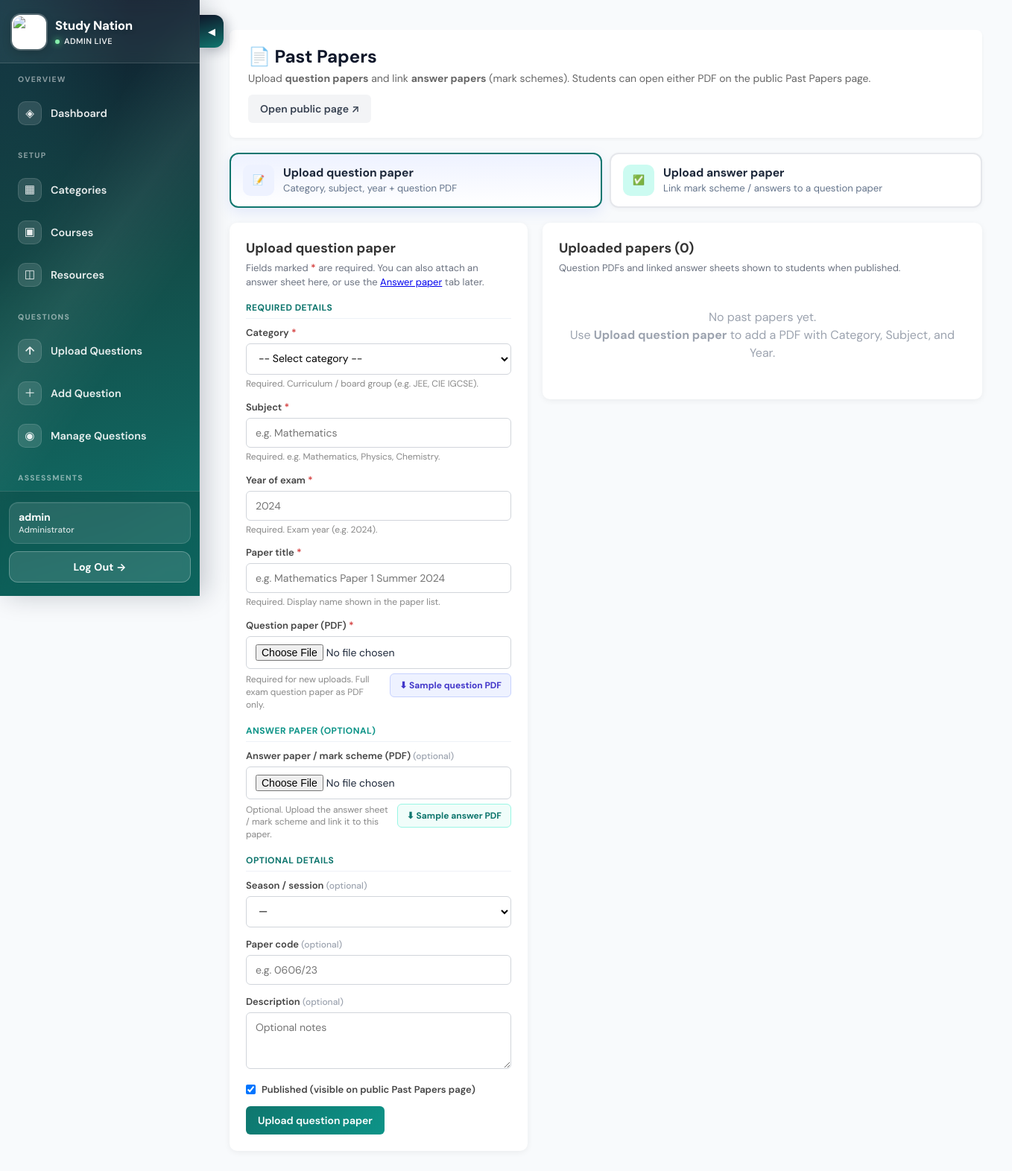
Before: /admin-panel/manage-past-papers/ (signed in) with the older database file.
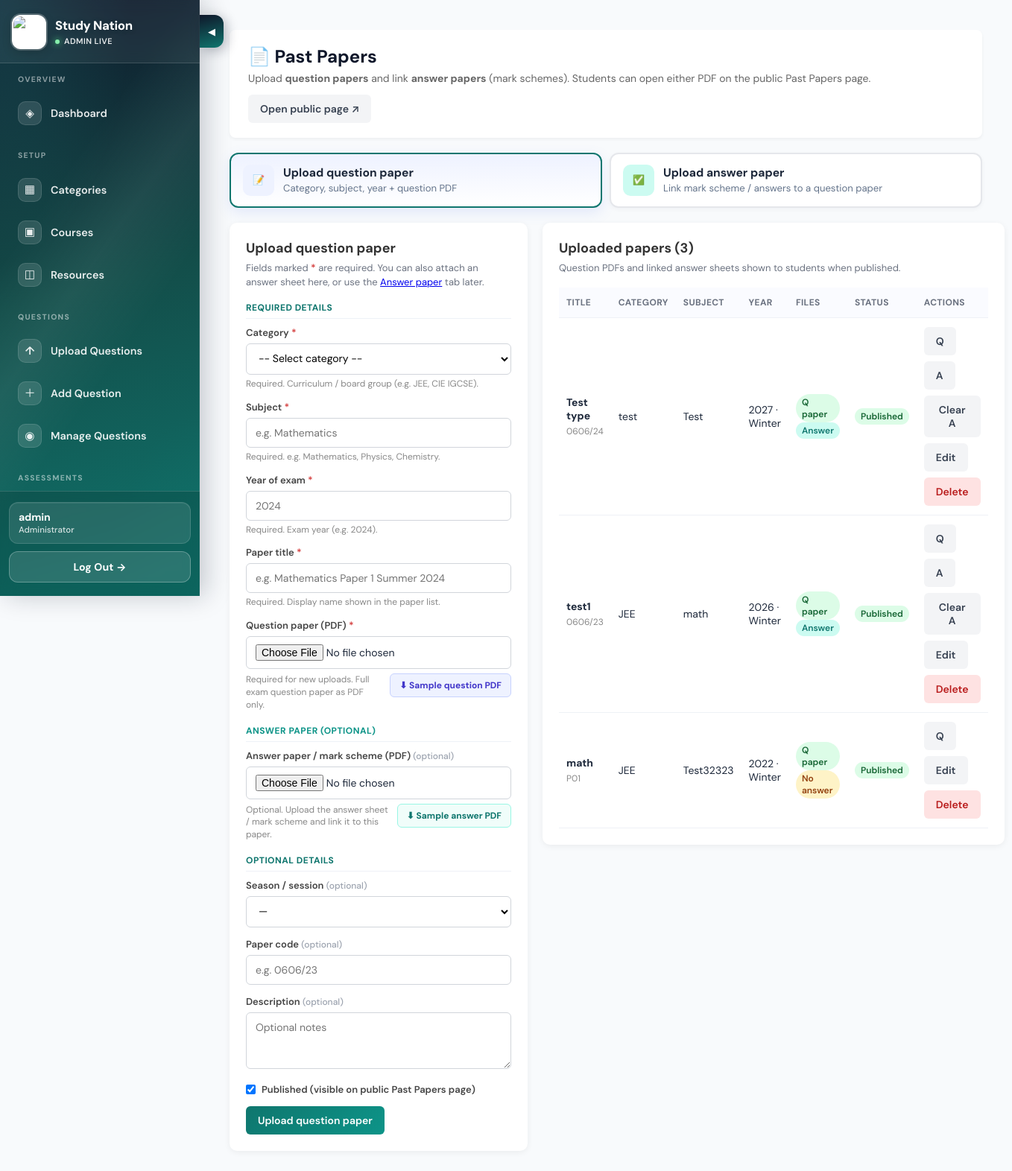
After: the same page with the newer database file.
### courses/models.py (models this page shows, shortened)
class PastPaper(models.Model):
    SEASON_CHOICES = [
        ("", "—"),
        ("summer", "Summer"),
        ("winter", "Winter"),
        ("specimen", "Specimen"),
        ("march", "March"),
        ("june", "June"),
        ("november", "November"),
    ]
    title = models.CharField(
        max_length=255,
        help_text="Display name, e.g. 'Mathematics 0606/23 Summer 2024'",
    )
    category = models.ForeignKey(
        CourseCategory,
        on_delete=models.PROTECT,
        related_name="past_papers",
        help_text="Category / curriculum (e.g. JEE, CIE IGCSE)",
    )
    subject = models.CharField(
        max_length=150,
        help_text="Subject name, e.g. Mathematics, Physics",
        db_index=True,
    )
    year = models.PositiveIntegerField(db_index=True, help_text="Exam year, e.g. 2024")
    season = models.CharField(
        max_length=20, choices=SEASON_CHOICES, blank=True, default=""
    )
    paper_code = models.CharField(
        max_length=50,
        blank=True,
        help_text="Optional code, e.g. 0606/23",
    )
    pdf = models.FileField(
        upload_to="past_papers/",
        validators=[FileExtensionValidator(allowed_extensions=["pdf"])],
        help_text="Full exam question paper PDF",
    )
    answer_pdf = models.FileField(
        upload_to="past_papers/answers/",
        blank=True,
        null=True,
        validators=[FileExtensionValidator(allowed_extensions=["pdf"])],
        help_text="Optional mark scheme / answer sheet PDF linked to this question paper",
    )
    description = models.TextField(blank=True)
    is_published = models.BooleanField(
        default=True,
        help_text="Unpublished papers are hidden from the public Past Papers page",
    )
    created_at = models.DateTimeField(auto_now_add=True)
    updated_at = models.DateTimeField(auto_now=True)
    class Meta:
        ordering = ["-year", "subject", "title"]
        verbose_name = "Past Paper"
        verbose_name_plural = "Past Papers"

class CourseCategory(models.Model):
    name = models.CharField(max_length=100, unique=True)
    description = models.TextField(blank=True)
    icon = models.CharField(max_length=50, default="book")
    created_at = models.DateTimeField(auto_now_add=True)
    class Meta:
        verbose_name_plural = "Course Categories"
        ordering = ["name"]
    def __str__(self):
        return self.name

### admin_panel/views.py (the view)
# urls.py: path("manage-past-papers/", views.manage_past_papers, name="manage_past_papers"),
@admin_required
def manage_past_papers(request):
    mode = (request.GET.get("mode") or "question").strip().lower()
    if mode not in ("question", "answer"):
        mode = "question"
    return render(
        request,
        "admin_panel/manage_past_papers.html",
        _past_papers_page_context(mode=mode),
    )

### admin_panel/views.py (called while the page is built)
def admin_required(view_func):
    @login_required(login_url="courses:student_login")
    @wraps(view_func)
    def wrapped_view(request, *args, **kwargs):
        if not hasattr(request.user, "admin_profile"):
            if request.user.is_superuser:
                AdminUser.objects.get_or_create(user=request.user)
            else:
                messages.error(request, "You do not have admin access")
                return redirect("courses:student_login")
        return view_func(request, *args, **kwargs)
    return wrapped_view

### admin_panel/templates/admin_panel/manage_past_papers.html (shortened to what the changed rows need)
<!DOCTYPE html>
<html lang="en">
  <head>
  </head>
  <body>
    <div class="dashboard-wrapper">
      <main class="main-content">
        <div class="header">
          <div>
            <h1>📄 Past Papers</h1>
          </div>
        </div>
        <div class="grid-2">
          {% if mode == 'answer' and action != 'Edit' %}
            <section class="card">
              <h2>Upload answer paper</h2>
              <p class="card-sub">
                Select an existing question paper, then upload its answer sheet PDF.
                Students will see a <strong>Question / Answer</strong> switch on the public page.
              </p>
              <form
                method="post"
                enctype="multipart/form-data"
                action="{% url 'admin_panel:upload_past_paper_answer' %}"
                novalidate
              >
                {% csrf_token %}
                <div class="section-label teal">Link answer to question paper</div>
                <div class="form-group">
                  <label for="{{ answer_form.past_paper.id_for_label }}">
                    Question paper <span class="req">*</span>
                  </label>
                  {{ answer_form.past_paper }}
                  {% if answer_form.past_paper.help_text %}
                    <div class="help">{{ answer_form.past_paper.help_text }}</div>
                  {% endif %}
                  {% if answer_form.past_paper.errors %}{{ answer_form.past_paper.errors }}{% endif %}
                </div>
                <div class="form-group">
                  <label for="{{ answer_form.answer_pdf.id_for_label }}">
                    Answer paper (PDF) <span class="req">*</span>
                  </label>
                  {{ answer_form.answer_pdf }}
                  <div class="sample-row">
                    <div class="help">
                      {% if answer_form.answer_pdf.help_text %}
                        {{ answer_form.answer_pdf.help_text }}
                      {% else %}
                        Mark scheme / answer sheet PDF only.
                      {% endif %}
                    </div>
                    <a
                      class="btn-sample teal"
                      href="{% url 'admin_panel:download_sample_past_paper_answer' %}"
                      title="Download a sample answer paper PDF"
                    >
                      ⬇ Sample answer PDF
                    </a>
                  </div>
                  {% if answer_form.answer_pdf.errors %}{{ answer_form.answer_pdf.errors }}{% endif %}
                </div>
                <div class="form-group">
                  <label style="display:flex; align-items:center; gap:8px; font-weight:600;">
                    {{ answer_form.clear_existing }}
                    Replace any existing answer sheet
                  </label>
                </div>
                {% if answer_form.non_field_errors %}
                  <div class="alert alert-error">{{ answer_form.non_field_errors }}</div>
                {% endif %}
                <div style="display:flex; gap:10px; margin-top:10px; flex-wrap:wrap;">
                  <button type="submit" class="btn btn-answer">Upload answer paper</button>
                  <a class="btn btn-ghost" href="{% url 'admin_panel:manage_past_papers' %}?mode=question">
                    Switch to question paper
                  </a>
                </div>
              </form>
              {% if not papers %}
                <div class="alert alert-info" style="margin-top:16px;">
                  No question papers yet. Upload a question paper first, then link an answer sheet.
                </div>
              {% endif %}
            </section>
          {% else %}
            <section class="card">
              <h2>
                {% if action == 'Edit' %}
                  Edit past paper
                {% else %}
                  Upload question paper
                {% endif %}
              </h2>
            </section>
          {% endif %}
          <section class="card">
            <h2>Uploaded papers ({{ papers|length }})</h2>
            <p class="card-sub">Question PDFs and linked answer sheets shown to students when published.</p>
            {% if papers %}
              <div style="overflow-x:auto;">
                <table>
                  <thead>
                    <tr>
                      <th>Title</th>
                      <th>Category</th>
                      <th>Subject</th>
                      <th>Year</th>
                      <th>Files</th>
                      <th>Status</th>
                      <th>Actions</th>
                    </tr>
                  </thead>
                  <tbody>
                    {% for p in papers %}
                      <tr>
                        <td>
                          <strong>{{ p.title }}</strong>
                          {% if p.paper_code %}<div class="help">{{ p.paper_code }}</div>{% endif %}
                        </td>
                        <td>{{ p.category.name }}</td>
                        <td>{{ p.subject }}</td>
                        <td>{{ p.year }}{% if p.season %} · {{ p.get_season_display }}{% endif %}</td>
                        <td>
                          {% if p.pdf %}
                            <span class="badge badge-on">Q paper</span>
                          {% endif %}
                          {% if p.answer_pdf %}
                            <span class="badge badge-answer">Answer</span>
                          {% else %}
                            <span class="badge badge-no-answer">No answer</span>
                          {% endif %}
                        </td>
                        <td>
                          {% if p.is_published %}
                            <span class="badge badge-on">Published</span>
                          {% else %}
                            <span class="badge badge-off">Hidden</span>
                          {% endif %}
                        </td>
                        <td>
                          <div class="actions">
                            {% if p.pdf %}
                              <a class="btn btn-ghost" href="{{ p.pdf.url }}" target="_blank" title="Question PDF">Q</a>
                            {% endif %}
                            {% if p.answer_pdf %}
                              <a class="btn btn-ghost" href="{{ p.answer_pdf.url }}" target="_blank" title="Answer PDF">A</a>
                              <form method="post" action="{% url 'admin_panel:clear_past_paper_answer' p.id %}" onsubmit="return confirm('Remove answer sheet from this paper?');">
                                <button type="submit" class="btn btn-ghost" title="Remove answer sheet">Clear A</button>
                              </form>
                            {% endif %}
                            <a class="btn btn-ghost" href="{% url 'admin_panel:edit_past_paper' p.id %}">Edit</a>
                            <form method="post" action="{% url 'admin_panel:delete_past_paper' p.id %}" onsubmit="return confirm('Delete this past paper and its files?');">
                              <button type="submit" class="btn btn-danger">Delete</button>
                            </form>
                          </div>
                        </td>
                      </tr>
                    {% endfor %}
                  </tbody>
                </table>
              </div>
            {% else %}
              <div class="empty">
                No past papers yet.<br />
                Use <strong>Upload question paper</strong> to add a PDF with Category, Subject, and Year.
              </div>
            {% endif %}
          </section>
        </div>
      </main>
    </div>
  </body>
</html>

Changed rows visible on the page:
added PastPaper: title "Test type", paper_code "0606/24", category.name "test", subject "Test", year "2027", season "Winter", shows "Q paper", shows "Answer", is_published "Published"
added PastPaper: title "test1", paper_code "0606/23", category.name "JEE", subject "math", year "2026", season "Winter", shows "Q paper", shows "Answer", is_published "Published"
added PastPaper: title "math", paper_code "P01", category.name "JEE", subject "Test32323", year "2022", season "Winter", shows "Q paper", answer_pdf "No answer", is_published "Published"
Other visible differences:
{{ papers|length }}: "0" → "3"
text no longer shown: "No past papers yet. Use Upload question paper to add a PDF with Category, Subject, and Year."
text now shown: "TITLE CATEGORY SUBJECT YEAR FILES STATUS ACTIONS"
